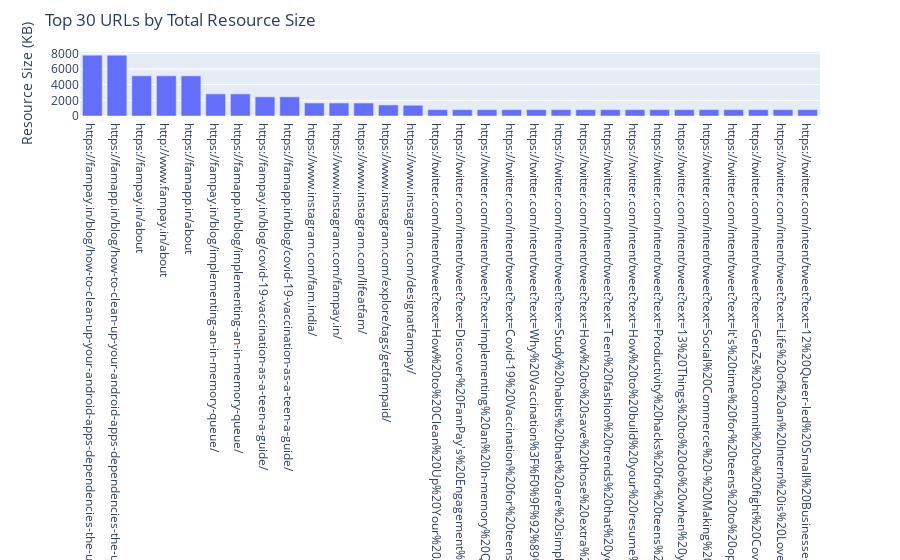

Here is the notebook cell this chart was saved with:
### Code cell
top_resources = df.nlargest(30, 'Total Resource Size (KB)')
fig = px.bar(top_resources, x='Link', y='Total Resource Size (KB)', labels={'Link': '', 'Total Resource Size (KB)': 'Resource Size (KB)'})
fig.update_traces(textposition='auto')
fig.update_layout(showlegend=False)
fig.update_layout(title_text='Top 30 URLs by Total Resource Size')
fig.show()
fig.write_html('../../fam-report-site/public/Web-Analytics/top_resources_bar.html')

### Figure 1 — Plotly figure (JSON) as saved in the notebook; plotly's stock layout.template omitted (floating-point values rounded to 4 significant figures)
{"data": [{"alignmentgroup": "True", "hovertemplate": "=%{x}<br>Resource Size (KB)=%{y}<extra></extra>", "legendgroup": "", "marker": {"color": "#636efa", "pattern": {"shape": ""}}, "name": "", "offsetgroup": "", "orientation": "v", "showlegend": false, "textposition": "auto", "type": "bar", "x": ["https://fampay.in/blog/how-to-clean-up-your-android-apps-dependencies-the-ultimate-guide-2/", "https://famapp.in/blog/how-to-clean-up-your-android-apps-dependencies-the-ultimate-guide-2/", "https://fampay.in/about", "http://www.fampay.in/about", "https://famapp.in/about", "https://fampay.in/blog/implementing-an-in-memory-queue/", "https://famapp.in/blog/implementing-an-in-memory-queue/", "https://fampay.in/blog/covid-19-vaccination-as-a-teen-a-guide/", "https://famapp.in/blog/covid-19-vaccination-as-a-teen-a-guide/", "https://www.instagram.com/fam.india/", "https://www.instagram.com/fampay.in/", "https://www.instagram.com/lifeatfam/", "https://www.instagram.com/explore/tags/getfampaid/", "https://www.instagram.com/designatfampay/", "https://twitter.com/intent/tweet?text=How%20to%20Clean%20Up%20Your%20Android%20App's%20Dependencies%3A%20The%20Ultimate%20Guide&url=https://fampay.in/blog/how-to-clean-up-your-android-apps-dependencies-the-ultimate-guide-2/", "https://twitter.com/intent/tweet?text=Discover%20FamPay's%20Engagement%20Service%3A%20Missions&url=https://fampay.in/blog/discover-fampays-engagement-service-missions-3/", "https://twitter.com/intent/tweet?text=Implementing%20an%20In-memory%20Queue%20%F0%9F%A7%91%E2%80%8D%F0%9F%92%BB&url=https://fampay.in/blog/implementing-an-in-memory-queue/", "https://twitter.com/intent/tweet?text=Covid-19%20Vaccination%20for%20teens%2C%20a%20step-by-step%20guide%F0%9F%92%89&url=https://fampay.in/blog/covid-19-vaccination-as-a-teen-a-guide/", "https://twitter.com/intent/tweet?text=Why%20Vaccination%3F%F0%9F%92%89%20-%20A%20guide%20to%20vaccination%20for%20teens%20in%20India&url=https://fampay.in/blog/why-vaccination-a-guide-to-vaccination-for-teens-in-india/", "https://twitter.com/intent/tweet?text=Study%20habits%20that%20are%20simple%20and%20highly%20effective%20%F0%9F%93%9A&url=https://fampay.in/blog/study-habits-that-are-simple-and-highly-effective/", "https://twitter.com/intent/tweet?text=How%20to%20save%20those%20extra%20bucks%20while%20shopping%20%F0%9F%8F%AC&url=https://fampay.in/blog/how-to-save-those-extra-bucks-while-shopping/", "https://twitter.com/intent/tweet?text=Teen%20fashion%20trends%20that%20you%20really%20don't%20want%20to%20miss%F0%9F%91%95%F0%9F%98%8D&url=https://fampay.in/blog/teen-fashion-trends-that-we-love/", "https://twitter.com/intent/tweet?text=How%20to%20build%20your%20resume%20right%20from%20school%20%F0%9F%9A%80&url=https://fampay.in/blog/how-to-build-your-resume-and-portfolio-right-from-school/", "https://twitter.com/intent/tweet?text=Productivity%20hacks%20for%20teens%20-%20Easy%20habits%20to%20upgrade%20your%20life%F0%9F%8E%AF&url=https://fampay.in/blog/productivity-hacks-for-teens-this-will-change-your-life/", "https://twitter.com/intent/tweet?text=13%20Things%20to%20do%20when%20you're%20bored%20-%20Boredom%20busters%20for%20teens%20%F0%9F%A4%B3&url=https://fampay.in/blog/13-boredom-busters-for-teens/", "https://twitter.com/intent/tweet?text=Social%20Commerce%20-%20Making%20Money%20just%20through%20Social%20Media!%20%F0%9F%92%B8&url=https://fampay.in/blog/social-commerce-making-money-just-through-social-media/", "https://twitter.com/intent/tweet?text=It's%20time%20for%20teens%20to%20open%20shop%20on%20Instagram!%20%F0%9F%9B%8D%EF%B8%8F&url=https://fampay.in/blog/how-can-teens-open-shops-on-instagram/", "https://twitter.com/intent/tweet?text=GenZs%20commit%20to%20fight%20Covid-19%20%F0%9F%8E%AF&url=https://fampay.in/blog/genz-commits-to-fight-covid-19/", "https://twitter.com/intent/tweet?text=Life%20of%20an%20Intern%20is%20Love%20%F0%9F%98%8D&url=https://fampay.in/blog/life-of-an-intern-is-love/", "https://twitter.com/intent/tweet?text=12%20Queer-led%20Small%20Businesses%20You%20Need%20To%20Support%20This%20Pride%20Month%F0%9F%8C%88&url=https://fampay.in/blog/12-queer-led-small-businesses-you-need-to-support-this-pride-month/"], "xaxis": "x", "y": [7758.0, 7757.0, 5132.0, 5132.0, 5118.0, 2821.0, 2819.0, 2447.0, 2446.0, 1659.0, 1659.0, 1659.0, 1414.0, 1369.0, 812.8, 812.8, 812.8, 812.8, 812.8, 812.8, 812.8, 812.8, 812.8, 812.8, 812.8, 812.8, 812.8, 812.8, 812.8, 812.8], "yaxis": "y"}], "layout": {"barmode": "relative", "legend": {"tracegroupgap": 0}, "margin": {"t": 60}, "showlegend": false, "title": {"text": "Top 30 URLs by Total Resource Size"}, "xaxis": {"anchor": "y", "domain": [0, 1], "title": {"text": ""}}, "yaxis": {"anchor": "x", "domain": [0, 1], "title": {"text": "Resource Size (KB)"}}}}
